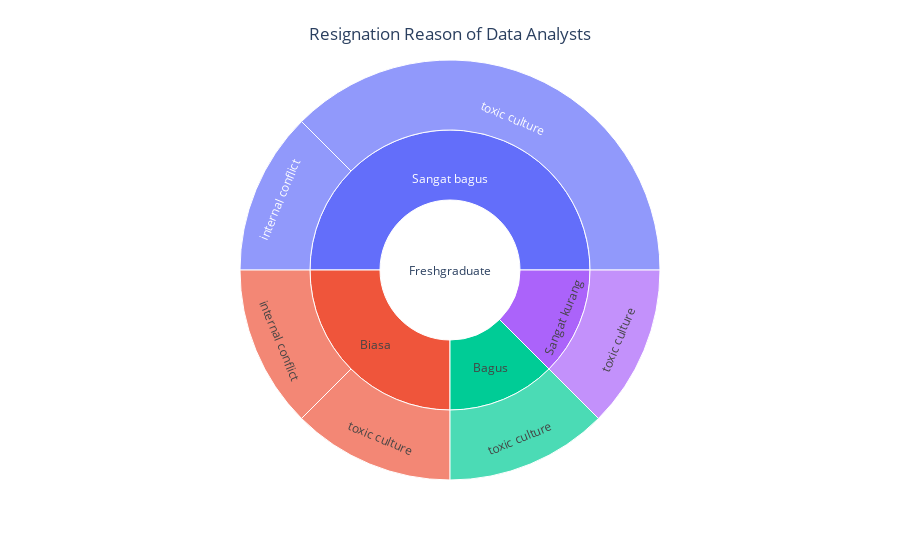

Notebook cell for this chart:
### Code cell
import plotly.express as px

fig = px.sunburst(df_resigned_data_analyst_agg, path=['JenjangKarir', 'PerformancePegawai','AlasanResign'], values='Count')
fig.update_layout(
    title="Resignation Reason of Data Analysts",
    title_x=0.5,  # Center the title horizontally
    title_yref="container",  # Reference the container holding the plot
    title_y=0.95  # Position the title slightly above the plot
)
fig.show()

### Figure 1 — Plotly figure (JSON) as saved in the notebook; plotly's stock layout.template omitted (floating-point values rounded to 4 significant figures)
{"data": [{"branchvalues": "total", "domain": {"x": [0, 1], "y": [0, 1]}, "hovertemplate": "labels=%{label}<br>Count=%{value}<br>parent=%{parent}<br>id=%{id}<extra></extra>", "ids": ["Freshgraduate/Biasa/internal conflict", "Freshgraduate/Sangat bagus/internal conflict", "Freshgraduate/Bagus/toxic culture", "Freshgraduate/Biasa/toxic culture", "Freshgraduate/Sangat bagus/toxic culture", "Freshgraduate/Sangat kurang/toxic culture", "Freshgraduate/Bagus", "Freshgraduate/Biasa", "Freshgraduate/Sangat bagus", "Freshgraduate/Sangat kurang", "Freshgraduate"], "labels": ["internal conflict", "internal conflict", "toxic culture", "toxic culture", "toxic culture", "toxic culture", "Bagus", "Biasa", "Sangat bagus", "Sangat kurang", "Freshgraduate"], "name": "", "parents": ["Freshgraduate/Biasa", "Freshgraduate/Sangat bagus", "Freshgraduate/Bagus", "Freshgraduate/Biasa", "Freshgraduate/Sangat bagus", "Freshgraduate/Sangat kurang", "Freshgraduate", "Freshgraduate", "Freshgraduate", "Freshgraduate", ""], "type": "sunburst", "values": [1, 1, 1, 1, 3, 1, 1, 2, 4, 1, 8]}], "layout": {"legend": {"tracegroupgap": 0}, "margin": {"t": 60}, "title": {"text": "Resignation Reason of Data Analysts", "x": 0.5, "y": 0.95, "yref": "container"}}}
